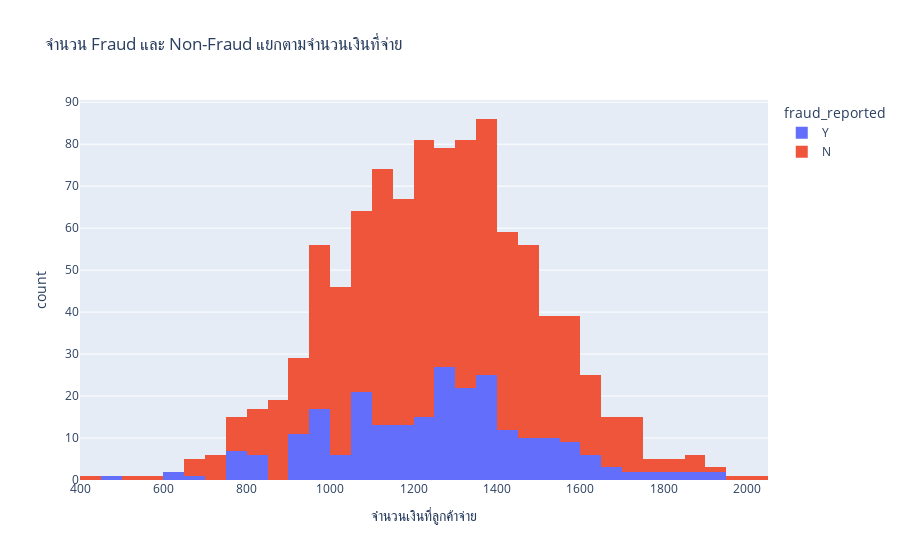

Notebook code for this chart:
### Code cell
fig = px.histogram(df, x="policy_annual_premium", color='fraud_reported',
                  title='จำนวน Fraud และ Non-Fraud แยกตามจำนวนเงินที่จ่าย',
                  labels={'policy_annual_premium': 'จำนวนเงินที่ลูกค้าจ่าย', 'count': 'จำนวน',
                     'fraud_status': 'สถานะ'})
fig.show()

### Figure 1 — Plotly figure (JSON) as saved in the notebook; plotly's stock layout.template omitted (floating-point values rounded to 4 significant figures; data arrays with more than 128 entries replaced by an {"elided": "..."} marker saying what was removed)
{"data": [{"alignmentgroup": "True", "bingroup": "x", "hovertemplate": "fraud_reported=Y<br>จำนวนเงินที่ลูกค้าจ่าย=%{x}<br>count=%{y}<extra></extra>", "legendgroup": "Y", "marker": {"color": "#636efa", "pattern": {"shape": ""}}, "name": "Y", "offsetgroup": "Y", "orientation": "v", "showlegend": true, "type": "histogram", "x": {"elided": "247 float values"}, "xaxis": "x", "yaxis": "y"}, {"alignmentgroup": "True", "bingroup": "x", "hovertemplate": "fraud_reported=N<br>จำนวนเงินที่ลูกค้าจ่าย=%{x}<br>count=%{y}<extra></extra>", "legendgroup": "N", "marker": {"color": "#EF553B", "pattern": {"shape": ""}}, "name": "N", "offsetgroup": "N", "orientation": "v", "showlegend": true, "type": "histogram", "x": {"elided": "753 float values"}, "xaxis": "x", "yaxis": "y"}], "layout": {"barmode": "relative", "legend": {"title": {"text": "fraud_reported"}, "tracegroupgap": 0}, "title": {"text": "จำนวน Fraud และ Non-Fraud แยกตามจำนวนเงินที่จ่าย"}, "xaxis": {"anchor": "y", "domain": [0, 1], "title": {"text": "จำนวนเงินที่ลูกค้าจ่าย"}}, "yaxis": {"anchor": "x", "domain": [0, 1], "title": {"text": "count"}}}}
